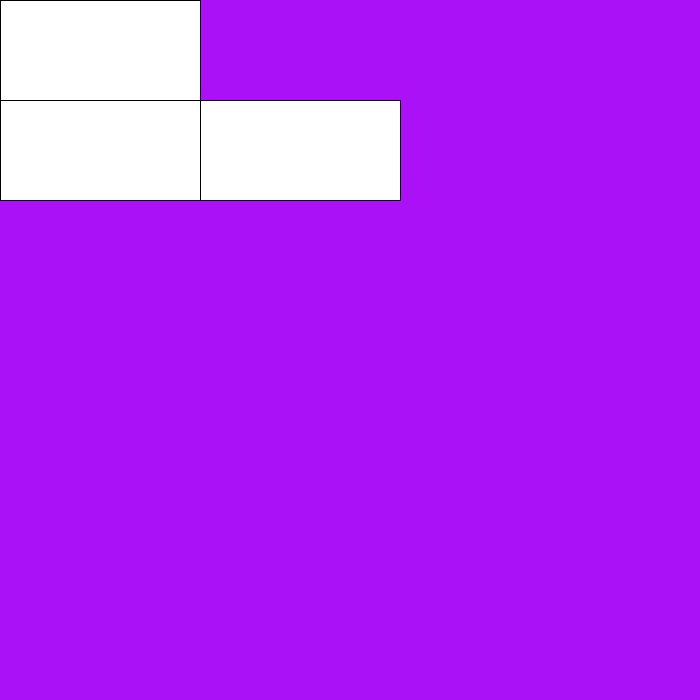
Frame 1 (no input)
Frame 60 (the mouse pressed at the canvas centre just before this capture): identical to frame 1, image omitted
Frame 120 (the mouse held since frame 60 and released just before this capture): identical to frame 1, image omitted

The Processing sketch that drew this single still picture (run headless with seeded random() and noise(); from frame 60 on, the mouse is pressed at the canvas centre):

// Processing sketch: time_table_pde
// ── time_table_pde.pde
/**
 * processing-graphics-assignment-4-time-table
 * by Sarah Flesher
 *
 * This is an assignment for Comp Sci 10. And these are my classes.
 *
 */

void setup() {
  size(700, 700);
  background(171, 17, 247);

}

void draw() {
  rect(0,0, 200, 100);
  rect(200, 100, 200, 100);
  rect(0, 100, 200, 100);
}
